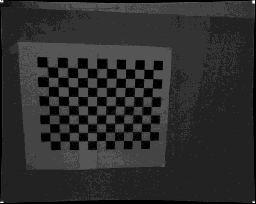
#> input picture MS/MS2_flat/20220519_134340/imgChannel_8.tiff, 256 x 204 px, shrunk from 426 x 339 before the run, found by its file name
$ python cross_correlation_shift.py
#> lines starting #> are read from the running program, lines starting #| are printed output that depends on the picture
from dataclasses import replace
from importlib.resources import path
import numpy as np
#☺import matplotlib.pyplot as plt
from skimage import data
from skimage.registration import phase_cross_correlation
from skimage.registration._phase_cross_correlation import _upsampled_dft
from scipy.ndimage import fourier_shift
from skimage.transform import warp
import glob
import cv2 as cv
def cross_correlation_shift(Path, Path_folder):
    """" Function that calculate the shift between two cameras according to the 8th channel
    Parameters :
    ----------
    Path : string
        name of the path to the file of reference
    Path_folder : string
        path to the folder of images to shift
    Returns :
    ---------
    res : list
        list of all the matrix (images) shifted
    """
    # --- Load the sequence
    image = cv.imread(Path, cv.IMREAD_UNCHANGED)
#> image is the input picture: shape (204, 256) uint16; min 0, max 4095, mean 809.6
    folderToTransforme = glob.glob(Path_folder + '/*' + 'tiff', recursive= True)
    # load the 8th channel (correpond to the B&W channel)
    # for foldername in folderToTransforme :
    #   if 'imgChannel_8' in foldername :
    PathBis = Path_folder+'/imgChannel_8.tiff'

    print("image a décaler  =",PathBis,"\n image de depart", Path )
    print("image", image)
#> (printed output is left out)
    offset_image = cv.imread(PathBis , cv.IMREAD_UNCHANGED)
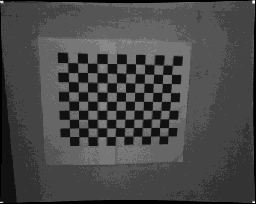
#> input picture MS/MS1_flat/20220519_134340/imgChannel_8.tiff, 256 x 204 px, shrunk from 426 x 339 before the run, found by its file name
#> offset_image is the input picture: shape (204, 256) uint16; min 0, max 4095, mean 1210

    # we first compute a raw shift between the 2 cameras
    shift, error, diffphase = phase_cross_correlation(image, offset_image) #, space ="real")
#> shift = [0, 0]; error = 1; diffphase = -2.61e-18
    print(f'Detected pixel offset (y, x): {shift}')
#| Detected pixel offset (y, x): [0. 0.]
    shiftx = shift[0]
#> shiftx = 0
    shifty = shift[1]
#> shifty = 0

    # then we refine the shift (but it's possible to just shift the image with the raw shift)
    dt = 0.01
    dx = np.arange(shift[0]-1 , shift[0]+1+dt , dt)
#> dx = 201 values from -1 to 1
    dy = np.arange(shift[1]-1 , shift[1]+1+dt , dt)
#> dy = 201 values from -1 to 1
    resX = np.zeros(dx.shape)
#> resX = 201 values from 0 to 0
    resY = np.zeros(dy.shape)
#> resY = 201 values from 0 to 0
    for i in range (dx.shape[0] ):
      if dx[i]!=0 :
            offset_image_copy = fourier_shift(np.fft.fftn(offset_image),( dx[i] , 1))
            offset_image_copy = np.fft.ifftn(offset_image_copy)
            shift, error, diffphase = phase_cross_correlation(image, offset_image_copy , upsample_factor=20)
            resX[i] = shift[0]
#> this loop made 201 passes
#> (shift, diffphase) on passes 1 to 12: ([0.9, -1], 0.00166), ([0.9, -1], 0.0015), ([0.9, -1], 0.00133), ([0.85, -1], 0.00198), ([0.85, -1], 0.00182), ([0.85, -1], 0.00166), ([0.85, -1], 0.0015), ([0.85, -1], 0.00133), ([0.8, -1], 0.00198), ([0.8, -1], 0.00182), ([0.8, -1], 0.00166), ([0.8, -1], 0.0015)
#> after the loop, resX = 201 values, max 0.9 at index 0, min -1.1 at index 198, mean -0.1
    for j in range(dy.shape[0]) :
      if dy[j]!=0 :
          offset_image_copy = fourier_shift(np.fft.fftn(offset_image), (1 , dy[j]))
          offset_image_copy = np.fft.ifftn(offset_image_copy)
          shift, error, diffphase = phase_cross_correlation(image, offset_image_copy,upsample_factor=20)
          resY[j] = shift[1]
#> this loop made 201 passes
#> (shift, diffphase) on passes 1 to 12: ([-1.1, 1], 0.00166), ([-1.1, 1], 0.00156), ([-1.1, 1], 0.00145), ([-1.1, 0.95], 0.00186), ([-1.1, 0.95], 0.00176), ([-1.1, 0.95], 0.00166), ([-1.1, 0.95], 0.00156), ([-1.1, 0.95], 0.00145), ([-1.1, 0.9], 0.00186), ([-1.1, 0.9], 0.00176), ([-1.1, 0.9], 0.00166), ([-1.1, 0.9], 0.00156)
#> after the loop, resY = 201 values, max 1 at index 0, min -1 at index 198, mean 3.54e-17


    shiftx = dx[np.where(resX == np.min(np.abs(resX)))[0][0]]
#> shiftx = -0.12
    shifty = dy[np.where(resY == np.min(np.abs(resY)))[0][0]]
#> shifty = -0.02
    res =[]
    for foldername in folderToTransforme :
      offset_image = cv.imread(foldername , cv.IMREAD_UNCHANGED)
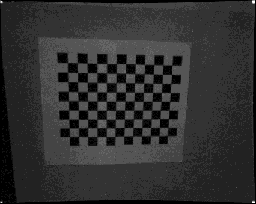
#> input picture MS/MS1_flat/20220519_134340/imgChannel_0.tiff, 256 x 204 px, shrunk from 426 x 339 before the run
#> offset_image is the input picture: shape (204, 256) uint16; min 0, max 4095, mean 846.7
      nr, nc = offset_image.shape
#> nr = 204; nc = 256
      row_coords, col_coords = np.meshgrid(np.arange(nr), np.arange(nc), indexing='ij')
      warped_image = warp(offset_image, np.array([row_coords - shiftx, col_coords - shifty]), mode='edge')
      res.append(warped_image)
    return  res

Path = "C:/Users/tprimet/Documents/REPRISE/MS/MS2_flat/20220519_134340/imgChannel_8.tiff"
pathBis = "C:/Users/tprimet/Documents/REPRISE/MS/MS1_flat/20220519_134340"
cross_correlation_shift(Path, pathBis)
